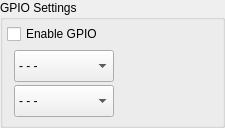
        <widget class="QGroupBox" name="GpioGroup">
         <property name="title">
          <string>GPIO Settings</string>
         </property>
         <layout class="QVBoxLayout" name="_GpioLayout">
          <property name="spacing">
           <number>4</number>
          </property>
          <property name="leftMargin">
           <number>4</number>
          </property>
          <property name="topMargin">
           <number>4</number>
          </property>
          <property name="rightMargin">
           <number>4</number>
          </property>
          <property name="bottomMargin">
           <number>4</number>
          </property>
          <item>
           <widget class="QCheckBox" name="EnableGpio">
            <property name="text">
             <string>Enable GPIO</string>
            </property>
           </widget>
          </item>
          <item>
           <widget class="QWidget" name="horizontalWidget_5" native="true">
            <layout class="QFormLayout" name="formLayout_2">
             <property name="horizontalSpacing">
              <number>4</number>
             </property>
             <property name="verticalSpacing">
              <number>3</number>
             </property>
             <property name="leftMargin">
              <number>4</number>
             </property>
             <property name="topMargin">
              <number>2</number>
             </property>
             <property name="rightMargin">
              <number>4</number>
             </property>
             <property name="bottomMargin">
              <number>4</number>
             </property>
             <item row="0" column="1">
              <layout class="QFormLayout" name="invertpin">
               <item row="0" column="0">
                <widget class="QLabel" name="labelInvert">
                 <property name="sizePolicy">
                  <sizepolicy hsizetype="Fixed" vsizetype="Fixed">
                   <horstretch>0</horstretch>
                   <verstretch>0</verstretch>
                  </sizepolicy>
                 </property>
                 <property name="minimumSize">
                  <size>
                   <width>100</width>
                   <height>32</height>
                  </size>
                 </property>
                 <property name="maximumSize">
                  <size>
                   <width>16777215</width>
                   <height>32</height>
                  </size>
                 </property>
                 <property name="text">
                  <string>Invert Pin</string>
                 </property>
                </widget>
               </item>
               <item row="0" column="1">
                <widget class="QComboBox" name="comboBoxInvert">
                 <property name="sizePolicy">
                  <sizepolicy hsizetype="Fixed" vsizetype="Fixed">
                   <horstretch>0</horstretch>
                   <verstretch>0</verstretch>
                  </sizepolicy>
                 </property>
                 <property name="minimumSize">
                  <size>
                   <width>100</width>
                   <height>32</height>
                  </size>
                 </property>
                 <property name="maximumSize">
                  <size>
                   <width>16777215</width>
                   <height>32</height>
                  </size>
                 </property>
                 <property name="styleSheet">
                  <string notr="true">QScrollBar { 
	width: 40px;
	background-color: rgba(85, 87, 83, 0.7);
}</string>
                 </property>
                 <item>
                  <property name="text">
                   <string>- - -</string>
                  </property>
                 </item>
                 <item>
                  <property name="text">
                   <string>1</string>
                  </property>
                 </item>
                 <item>
                  <property name="text">
                   <string>2</string>
                  </property>
                 </item>
                 <item>
                  <property name="text">
                   <string>3</string>
                  </property>
                 </item>
                 <item>
                  <property name="text">
                   <string>4</string>
                  </property>
                 </item>
                 <item>
                  <property name="text">
                   <string>5</string>
                  </property>
                 </item>
                 <item>
                  <property name="text">
                   <string>6</string>
                  </property>
                 </item>
                 <item>
                  <property name="text">
                   <string>7</string>
                  </property>
                 </item>
                 <item>
                  <property name="text">
                   <string>8</string>
                  </property>
                 </item>
                 <item>
                  <property name="text">
                   <string>9</string>
                  </property>
                 </item>
                 <item>
                  <property name="text">
                   <string>10</string>
                  </property>
                 </item>
                 <item>
                  <property name="text">
                   <string>11</string>
                  </property>
                 </item>
                 <item>
                  <property name="text">
                   <string>12</string>
                  </property>
                 </item>
                 <item>
                  <property name="text">
                   <string>13</string>
                  </property>
                 </item>
                 <item>
                  <property name="text">
                   <string>14</string>
                  </property>
                 </item>
                 <item>
                  <property name="text">
                   <string>15</string>
                  </property>
                 </item>
                 <item>
                  <property name="text">
                   <string>16</string>
                  </property>
                 </item>
                 <item>
                  <property name="text">
                   <string>17</string>
                  </property>
                 </item>
                 <item>
                  <property name="text">
                   <string>18</string>
                  </property>
                 </item>
                 <item>
                  <property name="text">
                   <string>19</string>
                  </property>
                 </item>
                 <item>
                  <property name="text">
                   <string>20</string>
                  </property>
                 </item>
                 <item>
                  <property name="text">
                   <string>21</string>
                  </property>
                 </item>
                 <item>
                  <property name="text">
                   <string>22</string>
                  </property>
                 </item>
                 <item>
                  <property name="text">
                   <string>23</string>
                  </property>
                 </item>
                 <item>
                  <property name="text">
                   <string>24</string>
                  </property>
                 </item>
                 <item>
                  <property name="text">
                   <string>25</string>
                  </property>
                 </item>
                 <item>
                  <property name="text">
                   <string>26</string>
                  </property>
                 </item>
                </widget>
               </item>
              </layout>
             </item>
             <item row="1" column="1">
              <layout class="QFormLayout" name="x11pin">
               <item row="0" column="0">
                <widget class="QLabel" name="labelX11">
                 <property name="sizePolicy">
                  <sizepolicy hsizetype="Fixed" vsizetype="Fixed">
                   <horstretch>0</horstretch>
                   <verstretch>0</verstretch>
                  </sizepolicy>
                 </property>
                 <property name="minimumSize">
                  <size>
                   <width>100</width>
                   <height>32</height>
                  </size>
                 </property>
                 <property name="maximumSize">
                  <size>
                   <width>16777215</width>
                   <height>32</height>
                  </size>
                 </property>
                 <property name="text">
                  <string>X11 Pin</string>
                 </property>
                </widget>
               </item>
               <item row="0" column="1">
                <widget class="QComboBox" name="comboBoxX11">
                 <property name="sizePolicy">
                  <sizepolicy hsizetype="Fixed" vsizetype="Fixed">
                   <horstretch>0</horstretch>
                   <verstretch>0</verstretch>
                  </sizepolicy>
                 </property>
                 <property name="minimumSize">
                  <size>
                   <width>100</width>
                   <height>32</height>
                  </size>
                 </property>
                 <property name="maximumSize">
                  <size>
                   <width>16777215</width>
                   <height>32</height>
                  </size>
                 </property>
                 <property name="styleSheet">
                  <string notr="true">QScrollBar { 
	width: 40px;
	background-color: rgba(85, 87, 83, 0.7);
}</string>
                 </property>
                 <item>
                  <property name="text">
                   <string>- - -</string>
                  </property>
                 </item>
                 <item>
                  <property name="text">
                   <string>1</string>
                  </property>
                 </item>
                 <item>
                  <property name="text">
                   <string>2</string>
                  </property>
                 </item>
                 <item>
                  <property name="text">
                   <string>3</string>
                  </property>
                 </item>
                 <item>
                  <property name="text">
                   <string>4</string>
                  </property>
                 </item>
                 <item>
                  <property name="text">
                   <string>5</string>
                  </property>
                 </item>
                 <item>
                  <property name="text">
                   <string>6</string>
                  </property>
                 </item>
                 <item>
                  <property name="text">
                   <string>7</string>
                  </property>
                 </item>
                 <item>
                  <property name="text">
                   <string>8</string>
                  </property>
                 </item>
                 <item>
                  <property name="text">
                   <string>9</string>
                  </property>
                 </item>
                 <item>
                  <property name="text">
                   <string>10</string>
                  </property>
                 </item>
                 <item>
                  <property name="text">
                   <string>11</string>
                  </property>
                 </item>
                 <item>
                  <property name="text">
                   <string>12</string>
                  </property>
                 </item>
                 <item>
                  <property name="text">
                   <string>13</string>
                  </property>
                 </item>
                 <item>
                  <property name="text">
                   <string>14</string>
                  </property>
                 </item>
                 <item>
                  <property name="text">
                   <string>15</string>
                  </property>
                 </item>
                 <item>
                  <property name="text">
                   <string>16</string>
                  </property>
                 </item>
                 <item>
                  <property name="text">
                   <string>17</string>
                  </property>
                 </item>
                 <item>
                  <property name="text">
                   <string>18</string>
                  </property>
                 </item>
                 <item>
                  <property name="text">
                   <string>19</string>
                  </property>
                 </item>
                 <item>
                  <property name="text">
                   <string>20</string>
                  </property>
                 </item>
                 <item>
                  <property name="text">
                   <string>21</string>
                  </property>
                 </item>
                 <item>
                  <property name="text">
                   <string>22</string>
                  </property>
                 </item>
                 <item>
                  <property name="text">
                   <string>23</string>
                  </property>
                 </item>
                 <item>
                  <property name="text">
                   <string>24</string>
                  </property>
                 </item>
                 <item>
                  <property name="text">
                   <string>25</string>
                  </property>
                 </item>
                 <item>
                  <property name="text">
                   <string>26</string>
                  </property>
                 </item>
                </widget>
               </item>
              </layout>
             </item>
            </layout>
           </widget>
          </item>
         </layout>
        </widget>
